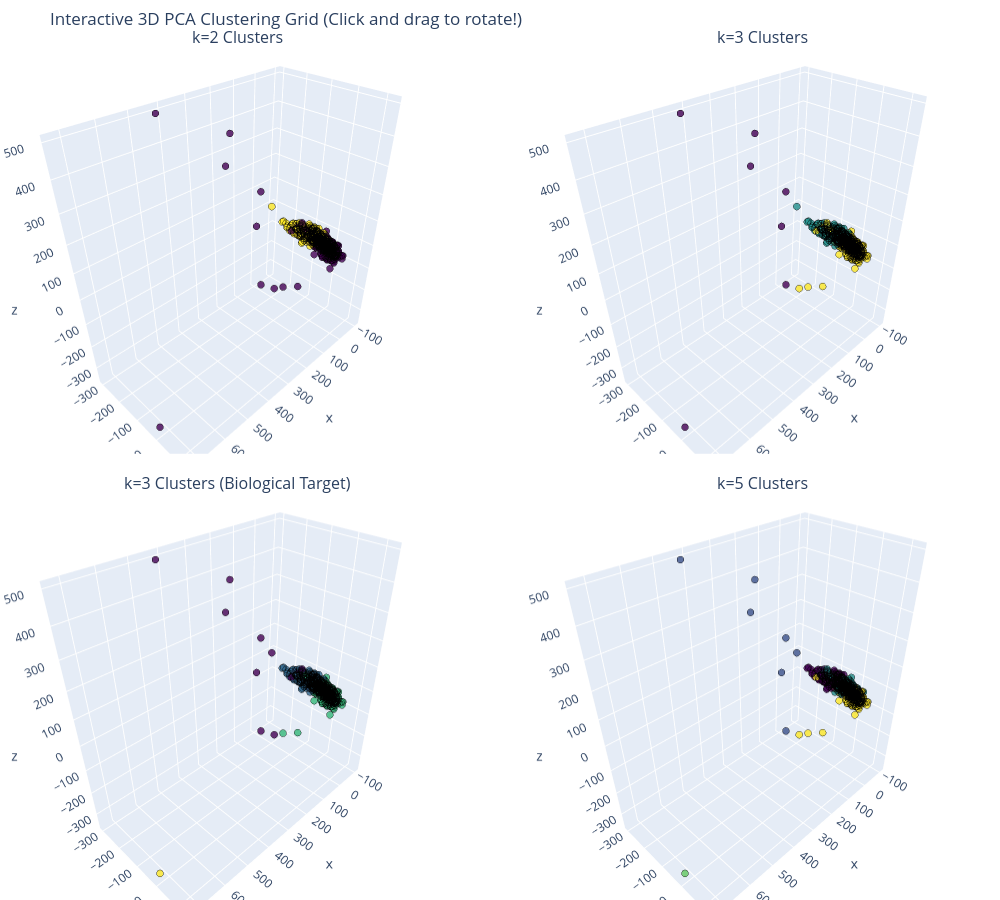

Write notebook code for a chart like this one.
### Markdown cell above
## Visual Inspection: 3D PCA Space (PC1 vs PC2 vs PC3)
The 2D projection is useful but incomplete—it captures only ~22.7% of the variance.
To assess clustering more rigorously, we now examine the same k values in three-dimensional space using PC1, PC2, and PC3 (together capturing ~30.8% of variance).
This additional dimension often reveals separation patterns that are invisible in 2D.

**Why 3D instead of just 2D?**

Many clusters that appear merged or ambiguous in 2D often separate cleanly in 3D.
Conversely, if clusters still overlap heavily in 3D, that suggests they represent a single biological population, not separate subtypes.
The third dimension (PC3) captures a different axis of gene expression variation and may reveal patient subgroups defined by genes distinct from those driving PC1 and PC2.

**What to expect:** 

You'll see three separate 3D scatter plots (one per k value: 2, 3, 4).
Unlike the 2D subplots, each 3D plot is interactive—you can mentally rotate the axes to inspect cluster separation from multiple angles.
Notice whether clusters form tight, well-separated clouds in 3D, or whether they remain merged despite having three dimensions to separate.

### Code cell
from plotly.subplots import make_subplots
import plotly.graph_objects as go
from sklearn.cluster import KMeans

# 1. Create a 2x2 grid for our 3D plots
fig = make_subplots(
    rows=2, cols=2,
    specs=[[{'type': 'scene'}, {'type': 'scene'}],
           [{'type': 'scene'}, {'type': 'scene'}]],
    subplot_titles=("k=2 Clusters", "k=3 Clusters", "k=3 Clusters (Biological Target)", "k=5 Clusters"),
    horizontal_spacing=0.05,
    vertical_spacing=0.05
)

# The k-values and their grid coordinates
k_configs = [(2, 1, 1), (3, 1, 2), (4, 2, 1), (5, 2, 2)]

for k, row, col in k_configs:
    # Get/calculate the labels
    if k not in cluster_labels:
        cluster_labels[k] = KMeans(n_clusters=k, random_state=42, n_init=10).fit_predict(df_pca)
        
    # Add the 3D scatter plot to the specific grid location
    fig.add_trace(
        go.Scatter3d(
            x=df_pca['PC1'], y=df_pca['PC2'], z=df_pca['PC3'],
            mode='markers',
            marker=dict(size=4, color=cluster_labels[k], colorscale='Viridis', opacity=0.8, line=dict(width=0.5, color='black')),
            showlegend=False
        ),
        row=row, col=col
    )

# Format the grid
fig.update_layout(
    title_text="Interactive 3D PCA Clustering Grid (Click and drag to rotate!)",
    height=900, 
    width=1000,
    margin=dict(l=0, r=0, b=0, t=50)
)

fig.show()

### Figure 1 — Plotly figure (JSON) as saved in the notebook; plotly's stock layout.template omitted (floating-point values rounded to 4 significant figures; data arrays with more than 128 entries replaced by an {"elided": "..."} marker saying what was removed)
{"data": [{"marker": {"color": {"elided": "566 int values"}, "colorscale": [[0, "#440154"], [0.1111, "#482878"], [0.2222, "#3e4989"], [0.3333, "#31688e"], [0.4444, "#26828e"], [0.5556, "#1f9e89"], [0.6667, "#35b779"], [0.7778, "#6ece58"], [0.8889, "#b5de2b"], [1, "#fde725"]], "line": {"color": "black", "width": 0.5}, "opacity": 0.8, "size": 4}, "mode": "markers", "scene": "scene", "showlegend": false, "type": "scatter3d", "x": {"elided": "566 float values"}, "y": {"elided": "566 float values"}, "z": {"elided": "566 float values"}}, {"marker": {"color": {"elided": "566 int values"}, "colorscale": [[0, "#440154"], [0.1111, "#482878"], [0.2222, "#3e4989"], [0.3333, "#31688e"], [0.4444, "#26828e"], [0.5556, "#1f9e89"], [0.6667, "#35b779"], [0.7778, "#6ece58"], [0.8889, "#b5de2b"], [1, "#fde725"]], "line": {"color": "black", "width": 0.5}, "opacity": 0.8, "size": 4}, "mode": "markers", "scene": "scene2", "showlegend": false, "type": "scatter3d", "x": {"elided": "566 float values"}, "y": {"elided": "566 float values"}, "z": {"elided": "566 float values"}}, {"marker": {"color": {"elided": "566 int values"}, "colorscale": [[0, "#440154"], [0.1111, "#482878"], [0.2222, "#3e4989"], [0.3333, "#31688e"], [0.4444, "#26828e"], [0.5556, "#1f9e89"], [0.6667, "#35b779"], [0.7778, "#6ece58"], [0.8889, "#b5de2b"], [1, "#fde725"]], "line": {"color": "black", "width": 0.5}, "opacity": 0.8, "size": 4}, "mode": "markers", "scene": "scene3", "showlegend": false, "type": "scatter3d", "x": {"elided": "566 float values"}, "y": {"elided": "566 float values"}, "z": {"elided": "566 float values"}}, {"marker": {"color": {"elided": "566 int values"}, "colorscale": [[0, "#440154"], [0.1111, "#482878"], [0.2222, "#3e4989"], [0.3333, "#31688e"], [0.4444, "#26828e"], [0.5556, "#1f9e89"], [0.6667, "#35b779"], [0.7778, "#6ece58"], [0.8889, "#b5de2b"], [1, "#fde725"]], "line": {"color": "black", "width": 0.5}, "opacity": 0.8, "size": 4}, "mode": "markers", "scene": "scene4", "showlegend": false, "type": "scatter3d", "x": {"elided": "566 float values"}, "y": {"elided": "566 float values"}, "z": {"elided": "566 float values"}}], "layout": {"annotations": [{"font": {"size": 16}, "showarrow": false, "text": "k=2 Clusters", "x": 0.2375, "xanchor": "center", "xref": "paper", "y": 1, "yanchor": "bottom", "yref": "paper"}, {"font": {"size": 16}, "showarrow": false, "text": "k=3 Clusters", "x": 0.7625, "xanchor": "center", "xref": "paper", "y": 1, "yanchor": "bottom", "yref": "paper"}, {"font": {"size": 16}, "showarrow": false, "text": "k=3 Clusters (Biological Target)", "x": 0.2375, "xanchor": "center", "xref": "paper", "y": 0.475, "yanchor": "bottom", "yref": "paper"}, {"font": {"size": 16}, "showarrow": false, "text": "k=5 Clusters", "x": 0.7625, "xanchor": "center", "xref": "paper", "y": 0.475, "yanchor": "bottom", "yref": "paper"}], "height": 900, "margin": {"b": 0, "l": 0, "r": 0, "t": 50}, "scene": {"domain": {"x": [0, 0.475], "y": [0.525, 1]}}, "scene2": {"domain": {"x": [0.525, 1], "y": [0.525, 1]}}, "scene3": {"domain": {"x": [0, 0.475], "y": [0, 0.475]}}, "scene4": {"domain": {"x": [0.525, 1], "y": [0, 0.475]}}, "title": {"text": "Interactive 3D PCA Clustering Grid (Click and drag to rotate!)"}, "width": 1000}}
